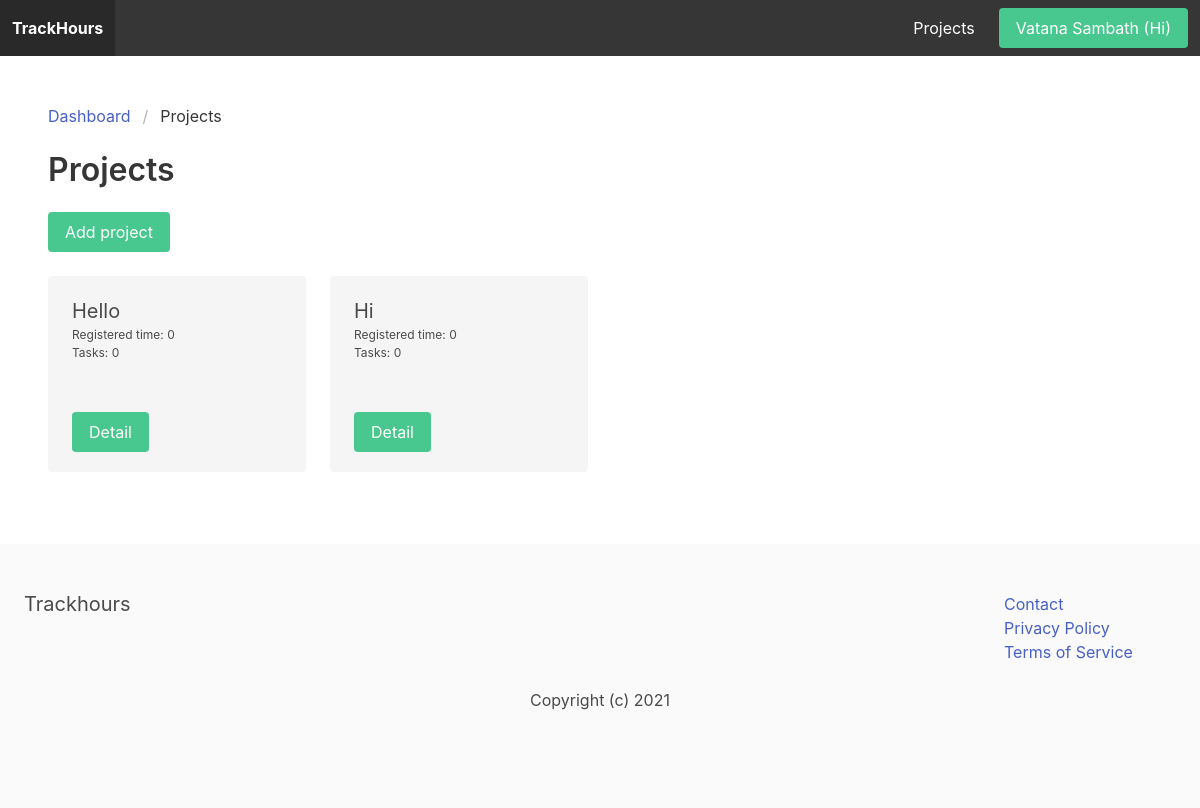
The app's page /projects/ (signed in), older data.
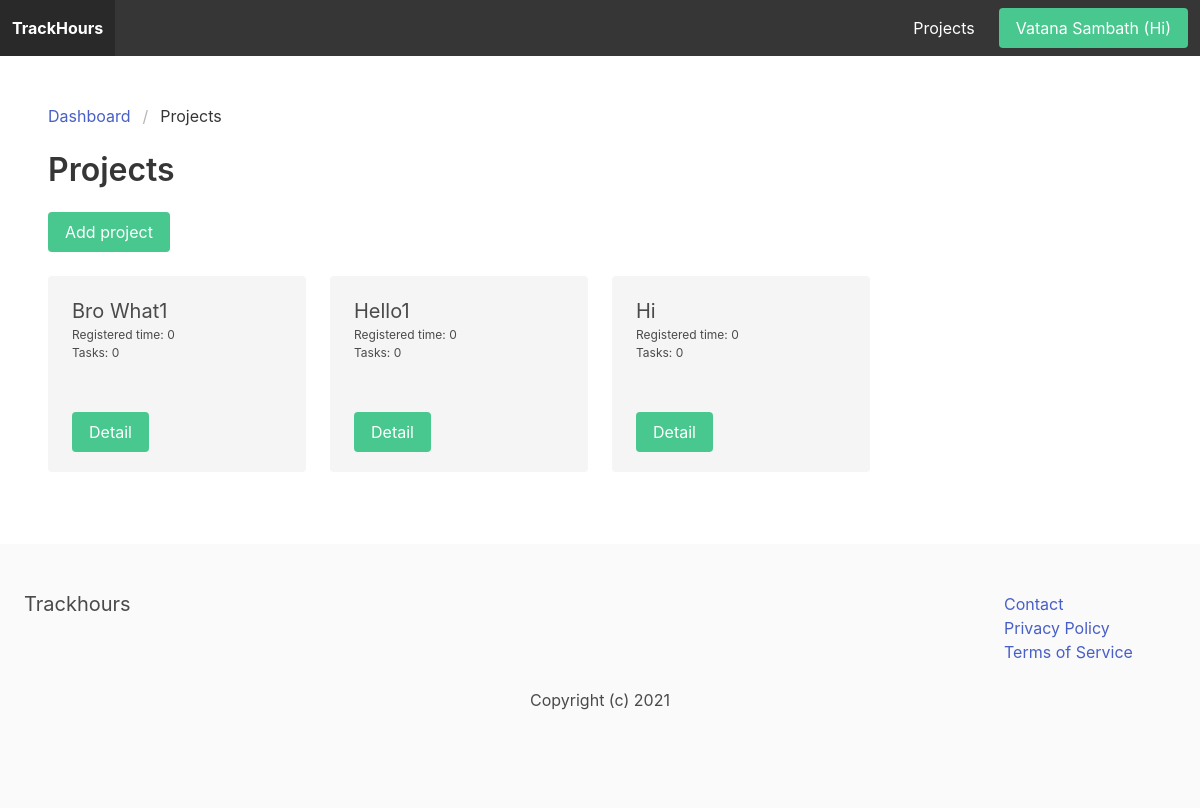
The same page, newer data.
### project/models.py (models this page shows, shortened)
class Project(models.Model):
    team = models.ForeignKey(Team, related_name='projects', on_delete=models.CASCADE)
    title = models.CharField(max_length=255)
    created_by = models.ForeignKey(User, related_name='projects', on_delete=models.CASCADE)
    created_at = models.DateTimeField(auto_now_add=True)
    class Meta:
        ordering = ['title']
    def registered_time(self):
        return sum(entry.minutes for entry in self.entries.all())
    def num_tasks_todo(self):
        return self.tasks.filter(status=Task.TODO).count()

### project/views.py (the view)
# urls.py: path('projects/', include('project.urls')),
@login_required
def projects(request):
    team = get_object_or_404(Team, pk=request.user.userprofile.active_team_id, status=Team.ACTIVE)
    projects = team.projects.all()
    if request.method == 'POST':
        title = request.POST.get('title')
        if title:
            project = Project.objects.create(team=team, title=title, created_by=request.user)
            messages.info(request, 'The project was added!')
            return redirect('project:projects')
    return render(request, 'project/projects.html', {'team': team, 'projects': projects})

### teams/context_processors.py (called while the page is built)
def active_team(request):
    if request.user.is_authenticated:
        if request.user.userprofile.active_team_id:
            team = Team.objects.get(pk=request.user.userprofile.active_team_id)
            return {'active_team': team}
    return {'active_team': None}

### project/templates/project/projects.html (shortened to what this page needs)
{% extends 'trackhours/index.html' %}
{% block content %}
    <div id="projects-app">
        <nav class="breadcrumb" aria-label="breadcrumbs">
            <ul>
                <li><a href="#">Dashboard</a></li>
                <li class="is-active"><a href="#" aria-current="page">Projects</a></li>
            </ul>
        </nav>
        <div class="columns" id="projects-app">
            <div class="column is-4">
                <h1 class="title">Projects</h1>
                <a @click="showAddProjectModal = !showAddProjectModal" class="button is-success">Add project</a>
            </div>
        </div>
        <div class="columns is-multiline">
            {% for project in projects %}
                <div class="column is-3">
                    <div class="notification">
                        <h2 class="is-size-5">{{ project.title }}</h2>
                        <p class="is-size-7">Registered time: {{ project.registered_time }}</p>
                        <p class="is-size-7">Tasks: {{ project.num_tasks_todo }}</p>
                        <hr>
                        <a href="{% url 'project:project' project.id %}" class="button is-success">Detail</a>
                    </div>
                </div>
            {% empty %}
                <div class="column is-3">
                    <div class="notification">
                        No project yet...
                    </div>
                </div>
            {% endfor %}
        </div>
    </div>
{% endblock %}

Row changes from the older to the newer data that the page shows:
added Project: title "Bro What1", registered_time "0", num_tasks_todo "0"
changed Project: title "Hello" → "Hello1"
